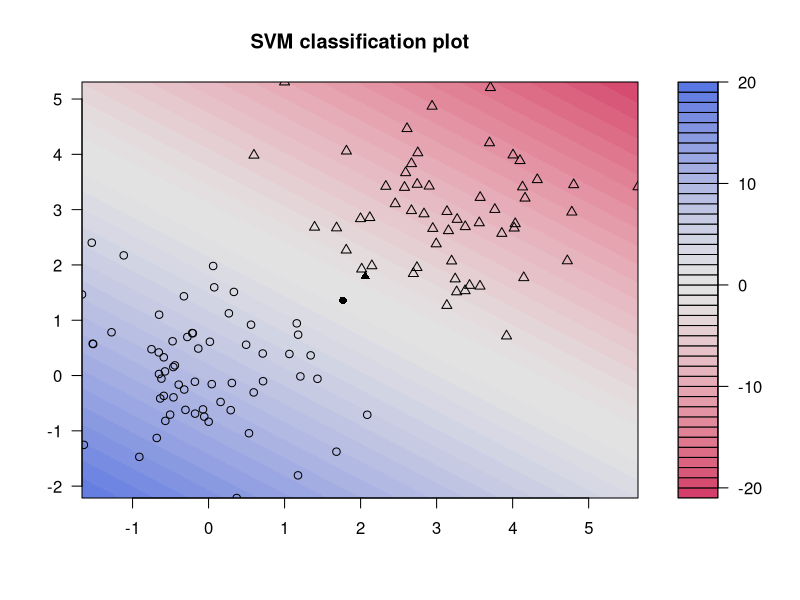

This chart was generated by the following R code:
install.packages("kernlab")

set.seed(1)
n <- 150 #number of data points
p <- 2 # dimension
sigma <- 1 # variance of the distribution
meanpos <- 0 # center of the distribution of positive examples
meanneg <- 3 # center of the distribution of negative examples
npos <- round(n / 2) # number of positive examples
nneg <- n - npos # number of negative examples
# Generate the positive and negative examples
xpos <- matrix(rnorm(npos * p, mean = meanpos, sd = sigma), npos, p)
xneg <- matrix(rnorm(nneg * p, mean = meanneg, sd = sigma), npos, p)
x <- rbind(xpos, xneg)
# Generate the labels
y <- matrix(c(rep(1, npos), rep(-1, nneg)))

#Now we split the data into a training set (80%) and a test set (20%)

# Prepare a training and a test set
ntrain <- round(n * 0.8) # number of training examples
tindex <- sample(n, ntrain) # indices of training samples
xtrain <- x[tindex, ]
xtest <- x[-tindex, ]
ytrain <- y[tindex]
ytest <- y[-tindex]
istrain <- rep(0, n)
istrain[tindex] <- 1

# load the kernlab package
library(kernlab)
# train the SVM
svp <- ksvm(xtrain,ytrain,type="C-svc",kernel='vanilladot',C=100,scaled=c())
#Look and understand what svp contains
# General summary
svp
# Attributes that you can access
attributes(svp)
# For example, the support vectors
alpha(svp)
alphaindex(svp)
b(svp)
# Use the built-in function to pretty-plot the classifier
plot(svp,data=xtrain)
